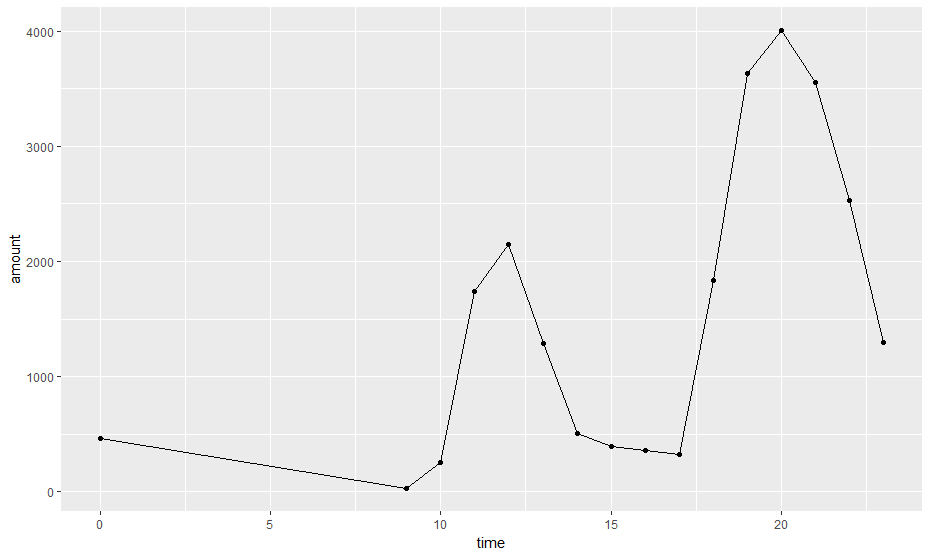

Write the R code that produced this figure.
library(dplyr)
library(ggplot2)
library(scales)

app <- read.csv("aplicativo.csv", header=TRUE, sep=",")

data = app %>%
  mutate(time = as.numeric(substr(HORA_PEDIDO, 2, 3))) %>%
  group_by(time) %>% 
  summarise(
    amount = n()
  )

print(data)

viz = ggplot(data, aes(x=time, y=amount)) +
  geom_point() + 
  geom_line()
plot(viz)
